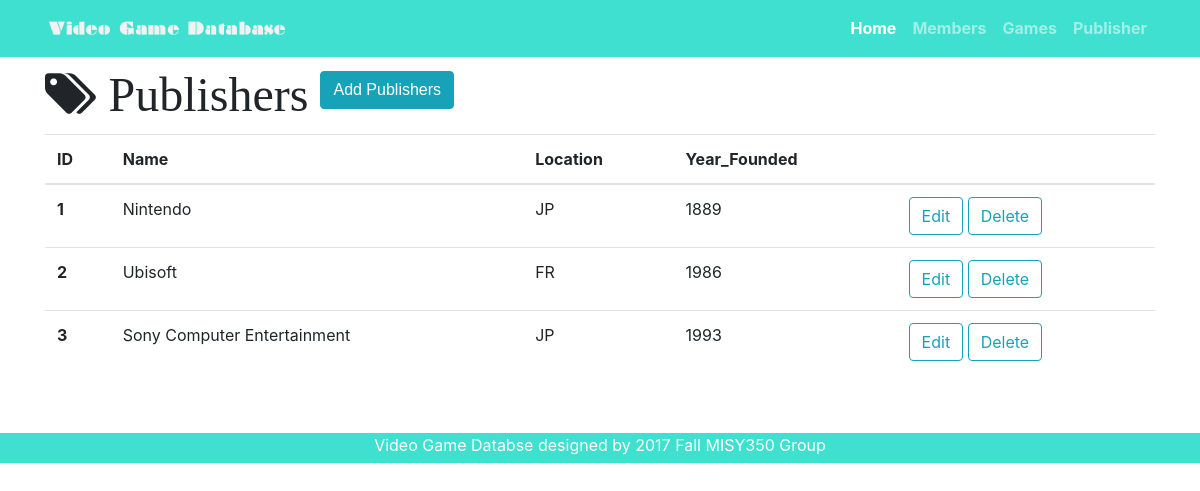
Before: /publishers with the older database file.
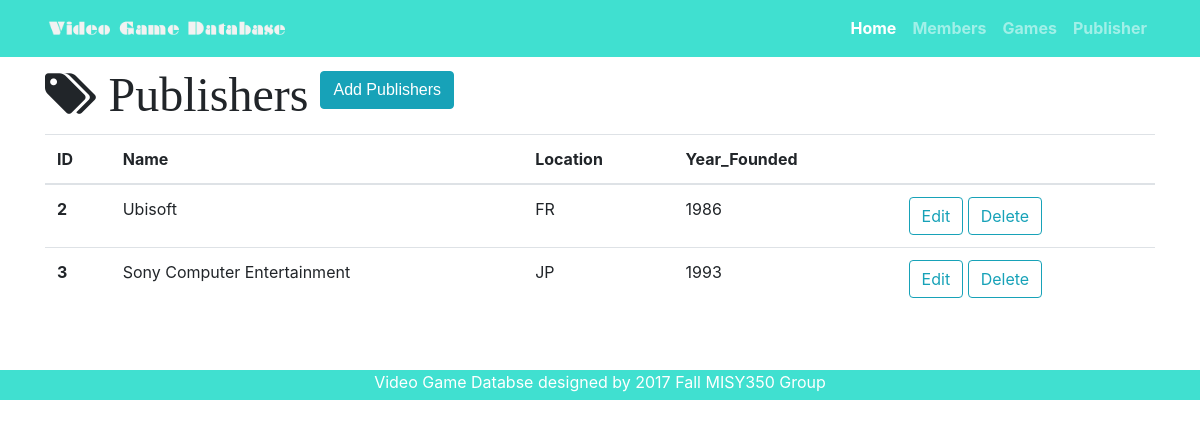
After: the same page with the newer database file.
### videogame.py (models this page shows)
class Publisher(db.Model):
    __tablename__ = 'publishers'
    id = db.Column(db.Integer, primary_key=True)
    name = db.Column(db.String(64))
    location = db.Column(db.CHAR(2))
    year_founded = db.Column(db.Integer)
    publisher = db.relationship('Game', backref='publisher', cascade='delete')

### videogame.py (the view)
@app.route('/publishers')
def publishers():
    publishers = Publisher.query.all()
    return render_template('publishers.html', publishers=publishers)

### templates/publishers.html (shortened to what this page needs)
{% extends "game-base.html" %}
{% block head %}
{{ super () }}
{% endblock %}
{% block page_content %}
<div class="container">
 <i class="fa fa-tags fa-3x" aria-hidden="true"> Publishers
 <a id="add" href="/publisher/add" class="btn btn-info" role="button" aria-disabled="true">Add Publishers</a>
</i> {% if publishers %}
 <table class="table mt-3">
   <thead>
     <tr>
       <th>ID</th>
       <th>Name</th>
       <th>Location</th>
       <th>Year_Founded</th>
       <th></th>
     </tr>
   </thead>
   <tbody>
     {% for publisher in publishers %}
     <tr>
       <th scope="row">{{ publisher.id }}</th>
       <td>{{ publisher.name }}</td>
       <td>{{ publisher.location }}</td>
       <td>{{ publisher.year_founded }}</td>
       <td>
         <a href="/publisher/edit/{{publisher.id}}" class="btn btn-outline-info" role="button" aria-disabled="true">Edit</a>
         <a href="/publisher/delete/{{publisher.id}}" class="btn btn-outline-info" role="button">Delete</a>
       </td>
     </tr>
     {% endfor%}
   </tbody>
 </table>
 {% else %}
 <h3>There is no publishers in the database yet.</h3> {% endif %}
</div>
{% endblock%}

Changed rows visible on the page:
removed Publisher: id "1", name "Nintendo", location "JP", year_founded "1889"
